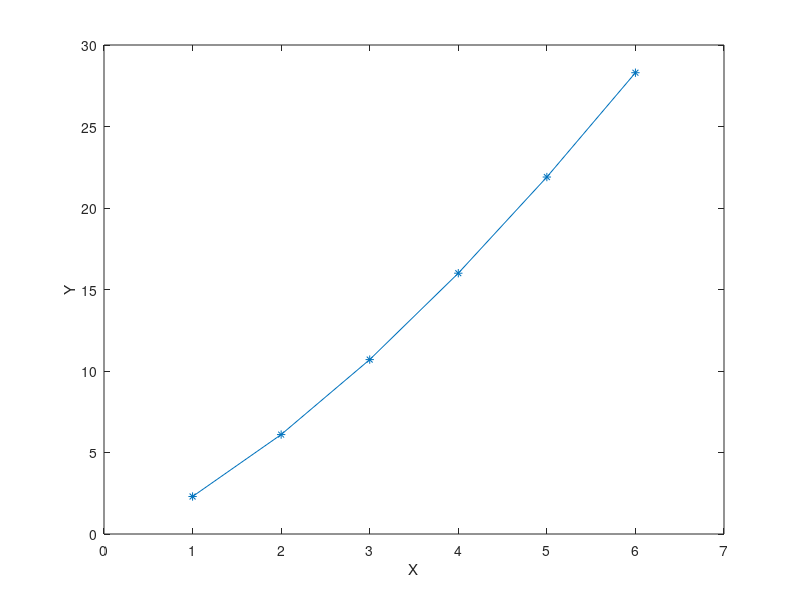

Recreate this plot in MATLAB.
clf; %limpiar la consola

x = [1, 2, 3, 4, 5, 6]
y = [2.3, 6.1, 10.7, 16.0, 21.9, 28.3]


plot(x, y, '-*');
xlabel('X');
ylabel('Y');
axis([0 7 0 30])

